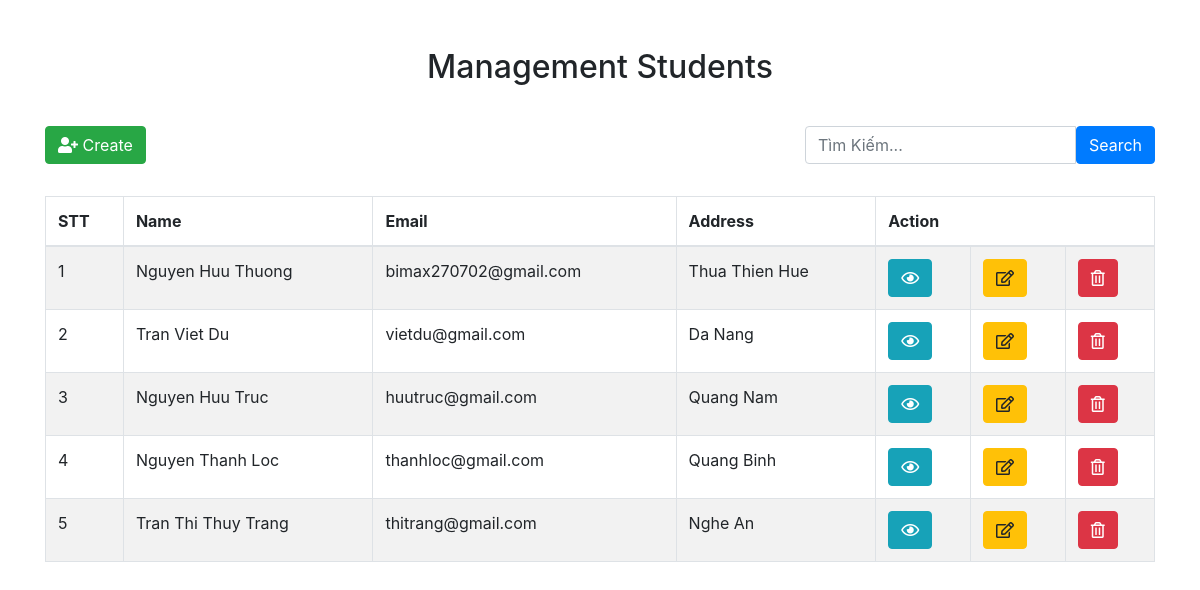
The page / on the database its author committed.
### tables this page shows
CREATE TABLE `student` (
  `id` int(11) NOT NULL,
  `name` varchar(100) NOT NULL,
  `email` varchar(100) NOT NULL,
  `address` varchar(100) NOT NULL
);

### app/core/Controller.php (called while the page is built, shortened)
<?php
class Controller
{
    public function view($view, $data = [])
    {
        require_once './app/views/' . $view . '.php';
    }
}

### app/controllers/StudentController.php (called while the page is built, shortened)
<?php
class StudentController extends Controller
{
    public function __construct()
    {
        $this->Student = $this->model('Student');
    }
    public function index()
    {
        $student  = $this->Student->getStudent();
        $this->view('index', [
            'student' => $student
        ]);
    }
}

### app/core/App.php (called while the page is built, shortened)
<?php
class App
{
    protected $action = 'index';
    public function __construct()
    {
        $url = $this->urlProcess();
        $this->controller = new $this->controller;
        $this->params = $url ? array_values($url) : [];
        call_user_func_array([$this->controller, $this->action], $this->params);
    }
}

### app/require.php (called while the page is built, shortened)
<?php
require_once './app/core/App.php';
require_once './app/core/Controller.php';
require_once './app/core/Database.php';
$init = new App();

### index.php (called while the page is built)
<?php
require_once './app/require.php';

### app/core/Database.php (called while the page is built, shortened)
<?php
class Database
{
    private $host = DB_HOST;
    private $user = DB_USER;
    private $pass = DB_PASS;
    private $name = DB_NAME;
    private $conn;
    public function __construct()
    {
        $this->conn = new PDO("mysql:host=" . $this->host . ";dbname=" . $this->name, $this->user, $this->pass);
    }
    public function select($sql)
    {
        $sql = $this->conn->prepare($sql);
        $sql->execute();
        $data = $sql->fetchAll(PDO::FETCH_ASSOC);
        return $data;
    }
}

### app/models/Student.php (called while the page is built, shortened)
<?php
class Student
{
    private $db;
    private $table_name = 'Student';
    public function __construct()
    {
        $this->db = new Database();
    }
    public function getStudent()
    {
        $sql = "SELECT * FROM " . $this->table_name;
        $result = $this->db->select($sql);
        return $result;
    }
}

### app/views/index.php (the view)
<?php require_once 'app/views/includes/header.php'; ?>
<div class="container">
    <h2 class="text-center mt-5">Management Students</h2>
    <div class="row" style="margin-top: 40px;">
        <div class="col-8">
            <p>
                <a href="<?= URLROOT ?>/student/create" class="btn btn-success"><i class="fas fa-user-plus"></i>
                    Create</a>
            </p>
        </div>
        <div class="col-4" style="float: right;">
            <form action="<?= URLROOT ?>/student/search/" method="GET" autocomplete="off">
                <div class="input-group">
                    <input class="form-control" type="text" name="key" placeholder="Tìm Kiếm..." required>
                    <button class="btn btn-primary" type="submit">Search</button>
                </div>
            </form>
        </div>
    </div>
    <table class="table table-striped table-bordered mt-3">
        <thead>
            <tr>
                <th>STT</th>
                <th>Name</th>
                <th>Email</th>
                <th>Address</th>
                <th colspan="3">Action</th>
            </tr>
        </thead>
        <tbody>
            <?php
            $i = 1;
            ?>
            <?php
            if (!empty($data['student'])) :
                foreach ($data['student'] as $student) : extract($student); ?>
            <tr>
                <td><?php echo $i++ ?></td>
                <td><?php echo $student['name'];  ?></td>
                <td><?php echo $student['email']; ?></td>
                <td><?php echo $student['address']; ?></td>
                <td>
                    <a class="btn btn-info" href="<?= URLROOT ?>/student/show/<?= $student['id'] ?>"><i
                            class="far fa-eye"></i></a>
                </td>
                <td>
                    <a class="btn btn-warning" href="<?= URLROOT ?>/student/update/<?= $student['id'] ?>"><i
                            class="far fa-edit"></i></a>
                </td>
                <td>
                    <a class="btn btn-danger" href="<?= URLROOT ?>/student/delete/<?= $student['id'] ?>"><i
                            class="far fa-trash-alt"></i></a>
                </td>
            </tr>
            <?php endforeach;
            endif; ?>
        </tbody>
    </table>
</div>
<?php require_once 'app/views/includes/footer.php'; ?>

### app/views/includes/header.php (shortened to what this page needs)
<!DOCTYPE html>
<html lang="en">
<head>
    <link rel="stylesheet" href="https://maxcdn.bootstrapcdn.com/bootstrap/4.0.0/css/bootstrap.min.css"
>
    <link rel="stylesheet" href="https://cdnjs.cloudflare.com/ajax/libs/font-awesome/5.15.4/css/all.min.css">
</head>
<body>

### app/views/includes/footer.php (shortened to what this page needs)
</body>
</html>

### rows shown on the page
student: name "Nguyen Huu Thuong", email "bimax270702@gmail.com", address "Thua Thien Hue"
student: name "Tran Viet Du", email "vietdu@gmail.com", address "Da Nang"
student: name "Nguyen Huu Truc", email "huutruc@gmail.com", address "Quang Nam"
student: name "Nguyen Thanh Loc", email "thanhloc@gmail.com", address "Quang Binh"
student: name "Tran Thi Thuy Trang", email "thitrang@gmail.com", address "Nghe An"
